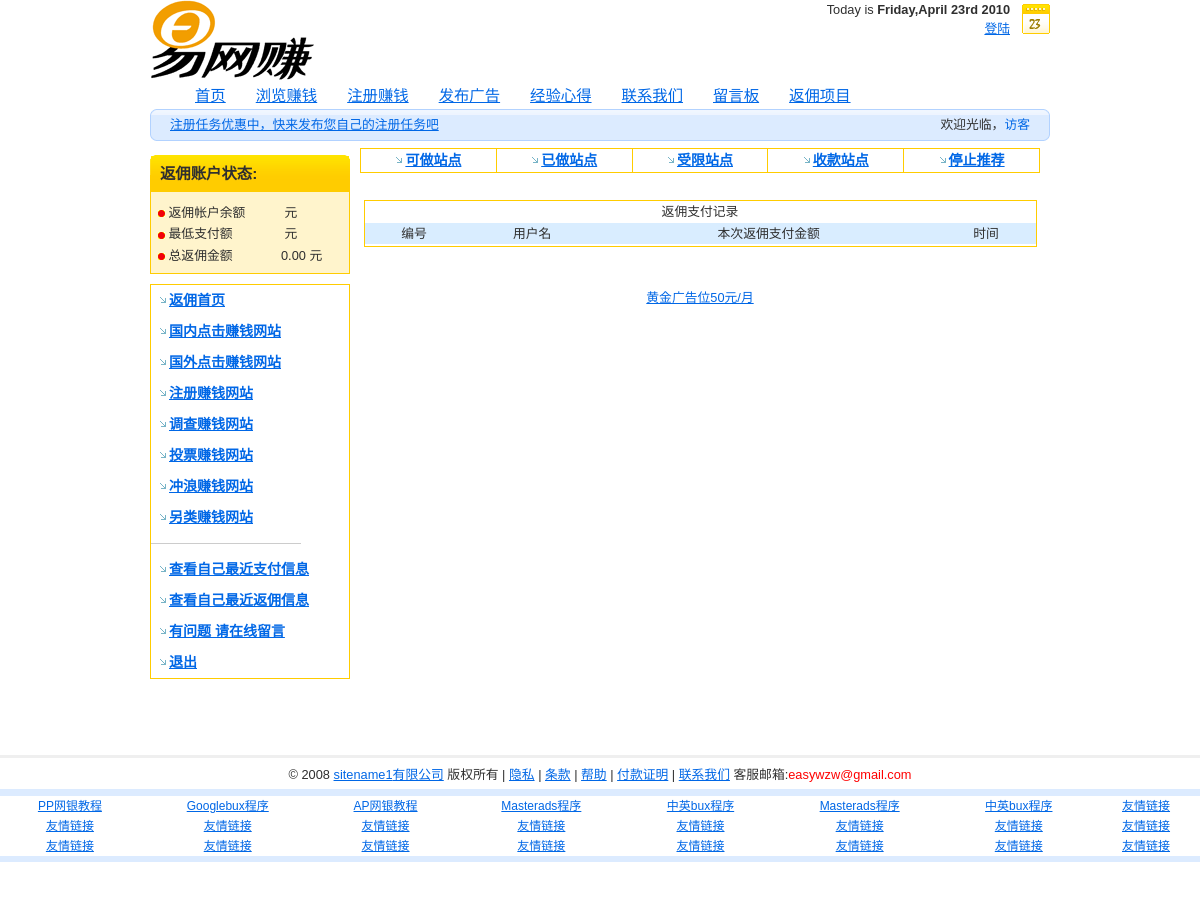
The app's page /backpay_all.php, older data.
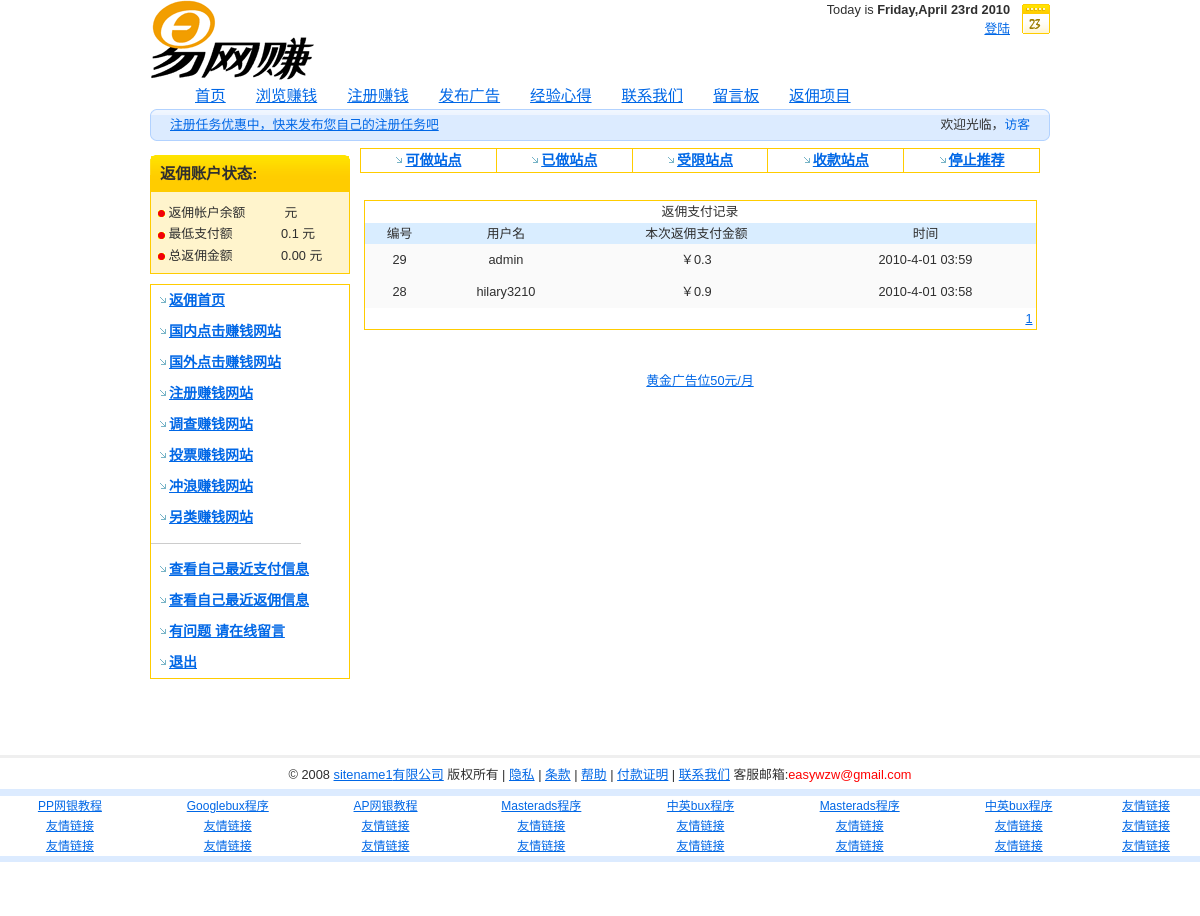
The same page, newer data.
### tables this page shows
CREATE TABLE IF NOT EXISTS `tb_common` (
  `id` int(11) NOT NULL AUTO_INCREMENT,
  `itemid` varchar(50) DEFAULT NULL,
  `value` varchar(150) DEFAULT NULL,
  `time` varchar(35) DEFAULT NULL,
  KEY `id` (`id`)
);

CREATE TABLE IF NOT EXISTS `tb_backpay_history` (
  `id` int(11) NOT NULL AUTO_INCREMENT,
  `username` varchar(50) DEFAULT NULL,
  `pay_number` int(50) DEFAULT NULL,
  `pay_sum` double DEFAULT NULL,
  `pay_time` varchar(35) DEFAULT NULL,
  KEY `id` (`id`)
);

### backpay_all.php (the view, shortened to what this page needs)
<?php include('header.php'); ?>
<div class="mem_left">
<?php include('memberbackleft.php')?>
</div>
<div align="center">
    <table width="680" style="border-collapse: collapse" bordercolor="#111111" cellpadding="0" cellspacing="0">
      <tr bgcolor="#FFFFFF">
      <td>
      </tr>
      <tr bgcolor="#FFFFFF" id="sitemenu">
		<td><a href="sites_available.php" >可做站点</a></td>
		<td><a href="sites_joined.php" >已做站点</a></td>
		<td><a href="sites_notavailable.php" >受限站点</a></td>
		<td><a href="sites_paid.php" >收款站点</a></td>
		<td><a href="sites_scam.php" >停止推荐</a></td>
      </tr>
      <tr bgcolor="#FFFFFF">
        <td height="10">&nbsp;</td>
      </tr>
      <tr><td colspan="5">
      <table width="100%" border="0" cellspacing="1" cellpadding="5" style="border:1px solid #FFCC00;">
					   <tr align="center"><td colspan="5">返佣支付记录</td></tr>
                        <tr style="background-color:#D9EDff;" align="center">
                            <td>
                               编号
                            </td>
                            <td>
                                用户名
                            </td>
                            <td>
                                本次返佣支付金额
                            </td>
                            <td>
                                时间
                            </td>
                        </tr>
                        <?php
$perNumber=20;
$page=$_GET['page'];
$count=mysql_query("select count(*) from tb_backpay_history");
$rs=mysql_fetch_array($count);
$totalNumber=$rs[0];
$totalPage=ceil($totalNumber/$perNumber);
if (!isset($page)) {
 $page=1;
}
$startCount=($page-1)*$perNumber;
$result=mysql_query("select * from tb_backpay_history order by pay_time desc limit $startCount,$perNumber");
while ($row=mysql_fetch_array($result)) {
	echo "
	<tr>
	<td style='background-color: #FAFAFA;text-align:center;height:30px;'>". $row["id"] ."</td>
	<td style='background-color: #FAFAFA;text-align:center;'>". $row["username"] ."</td>
	<td style='background-color: #FAFAFA;text-align:center;'>￥". $row["pay_sum"] ."</td>
	<td style='background-color: #FAFAFA;text-align:center;'>". $row["pay_time"] ."</td></tr>";
}?>
<tr align="right"><td colspan="4">
<?php
for ($i=1;$i<=$totalPage;$i++) {
?>
<a href="backpay_all.php?page=<?php echo $i;?>"><?php echo $i ;?></a>
<?php
}
?>
					</table>
      </td></tr>
      <tr bgcolor="#FFFFFF">
        <td height="28">&nbsp;</td>
        <td height="28">&nbsp;</td>
        <td height="28">&nbsp;</td>
      </tr>
      <tr bgcolor="#FFFFFF">
        <td height="28" colspan="5"><div align="center"><a href="contact.php">黄金广告位50元/月</a></div></td>
      </tr>
    </table>
</div>
</div>
<?php include('footer.php'); ?>

### memberbackstats.php (shortened to what this page needs)
<div id="signup">
          <h3>
 返佣账户状态:</h3>
          <div class="in">
<table width="100%" class="nom">
<tr>
<td nowrap>
<img border="0" src="images/bullet2.gif" width="7" height="7"  align="absmiddle" > 返佣帐户余额</td>
<td align="left">
<?php include('config.php');
$sql = "SELECT * FROM tb_back_account WHERE username='$user'";
$result = mysql_query($sql);
$row = mysql_fetch_array($result);
echo $row["now_back_sum"]; ?>&nbsp;元&nbsp;</td>
</tr>
<tr>
<td>
<img border="0" src="images/bullet2.gif" width="7" height="7"  align="absmiddle" > 最低支付额</td>
<td align="left"><?php include('config.php');
								$result =mysql_query("SELECT * FROM tb_common WHERE itemid='leastpay'");
								$row = mysql_fetch_array($result); echo $row["value"];
								 ?>&nbsp;元&nbsp;</td>
</tr>
<tr>
<td>
<img border="0" src="images/bullet2.gif" width="7" height="7"  align="absmiddle" > 总返佣金额</td>
<td align="left"><?php include('config.php');
								$result =mysql_query("SELECT sum(all_back_sum) FROM tb_back_account WHERE username='$user'");
								$row = mysql_fetch_array($result);
								echo number_format($row[0],2);
								?>&nbsp;元&nbsp;</td>
</tr>
</table>
</div>
</div>

Row changes from the older to the newer data that the page shows:
added tb_common: value "0.1"
added tb_backpay_history: id "29", username "admin", pay_sum "0.3", pay_time "2010-4-01 03:59"
added tb_backpay_history: id "28", username "hilary3210", pay_sum "0.9", pay_time "2010-4-01 03:58"
Text that changed along with them:
new list line: "1"
